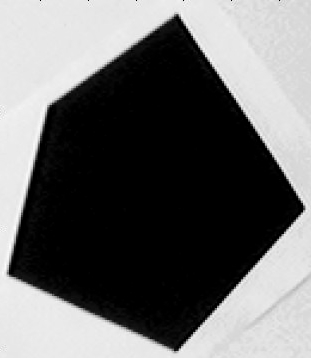
//> input picture Assignment03/HoughLines/HoughPicture.jpg, 311 x 358 px
$ ./main   (built with g++ and OpenCV 4)
//> lines starting //> are read from the running program, lines starting //| are printed output that depends on the picture; after the words box and inside, x2 and y2 are one past the last pixel; in counts of white or black regions, pixels touching at a corner belong together
// Assignment 3 - Hough Lines
// Authors: Lars Jaeqx / Minh-Triet Diep
// Original from
// http://docs.opencv.org/2.4/doc/tutorials/imgproc/imgtrans/hough_lines/hough_lines.html

#include <stdio.h>
#include "opencv2/highgui/highgui.hpp"
#include "opencv2/imgproc/imgproc.hpp"

#include <iostream>
#include <string>

using namespace cv;

double rad2deg(double rad) {
    return (rad*(180/M_PI));
}

struct LineThing {
    LineThing(double a_, double b_) : a(a_), b(b_) { }
    double a;
    double b;
};

void help() {
    std::cout << "\nThis program demonstrates line finding with the Hough transform.\n"
            "Usage:\n"
            "./houghlines <image_name>, Default is pic1.jpg\n" << std::endl;
}

bool isAboutEqual(LineThing a, LineThing b) {
    if  ((a.a > b.a - 0.10 && a.a < b.a + 0.10) &&
        (a.b > b.b - 10.0 && a.b < b.b + 10.0)) {
        return true;
    }
    return false;
}

int main(int argc, char** argv) {
    const char* filename = argc >= 2 ? argv[1] : "HoughPicture.jpg";

    Mat src = imread(filename, 0);
//> src is the input picture: 358 rows x 311 cols, CV_8UC1; min 0, max 255, mean 106.7
    if(src.empty()) {
        help();
        std::cout << "can not open " << filename << std::endl;
        return -1;
    }

    Mat dst, cdst;
    Canny(src, dst, 50, 200, 3);
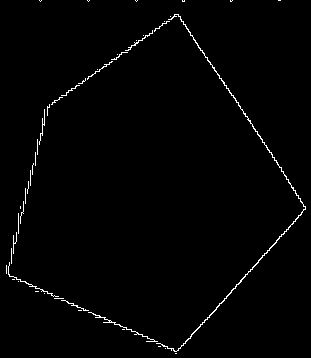
//> dst: 358 rows x 311 cols, CV_8UC1; 1.3% white in thin lines or dots
    cvtColor(dst, cdst, CV_GRAY2BGR);
//> cdst: 358 rows x 311 cols, CV_8UC3; 1.3% white in thin lines or dots
    GaussianBlur( cdst, cdst, Size(9,9), 2, 2 );
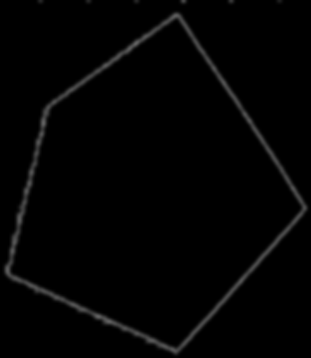
//> cdst: 358 rows x 311 cols, CV_8UC3; min 0, max 98, mean 3.2

    std::vector<Vec4i> lines;
    HoughLinesP(dst, lines, 1, CV_PI/180.0, 50, 50, 10 );
//> lines = 10 lines (x1, y1, x2, y2), first 8: [178, 14, 281, 167], [175, 353, 305, 209], [9, 275, 157, 341], [65, 95, 177, 14], [9, 276, 176, 351], [176, 14, 300, 198], [44, 109, 175, 14], [6, 273, 47, 108]

    std::vector<LineThing> lineThings;

    // We use HoughLinesP to make OpenCV detect line pieces. This results in multiple lines
    // however, so we need to find out if the line pieces are on the line.
    for( size_t i = 0; i < lines.size(); i++ ) {
        Vec4i l = lines[i];
        line( cdst, Point(l[0], l[1]), Point(l[2], l[3]), Scalar(0,0,255), 1, CV_AA);

        double x1 = lines[i][0];
        double y1 = lines[i][1];
        double x2 = lines[i][2];
        double y2 = lines[i][3];

        double a = (y2-y1)/(x2-x1);
        double b = y2 - (a * x2);

        lineThings.push_back(LineThing(a, b));
    }
//> this loop made 10 passes
//> (x1, y1, x2, y2, a, b) on passes 1 to 10: (178, 14, 281, 167, 1.49, -250.4), (175, 353, 305, 209, -1.11, 546.8), (9, 275, 157, 341, 0.446, 271), (65, 95, 177, 14, -0.723, 142), (9, 276, 176, 351, 0.449, 272), (176, 14, 300, 198, 1.48, -247.2), (44, 109, 175, 14, -0.725, 140.9), (6, 273, 47, 108, -4.02, 297.1), (8, 272, 49, 104, -4.1, 304.8), (176, 353, 301, 214, -1.11, 548.7)
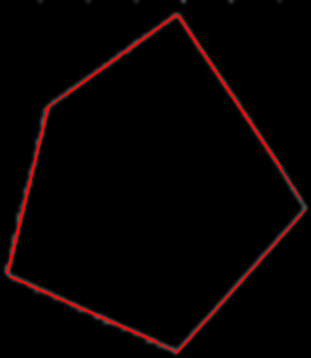
//> cdst: 358 rows x 311 cols, CV_8UC3; 3.02% of pixels changed, all inside (x1, y1, x2, y2) = (5, 13, 307, 355)

    printf("LineThings: %d\n", (int)lineThings.size());
//| LineThings: 10

    // We make a new vector with lines that occur just once. This is FinalLines.
    std::vector<int> okayIndexes;
    for ( int i = 0; i < lineThings.size(); i++ ) {
        for (int j = 0; j < lineThings.size(); j++) {
            if (i == j) continue;
            if (isAboutEqual(lineThings[i], lineThings[j])) {
                if (std::find(okayIndexes.begin(), okayIndexes.end(), i) == okayIndexes.end() &&
                    std::find(okayIndexes.begin(), okayIndexes.end(), j) == okayIndexes.end()) {
                    okayIndexes.push_back(i);
                }
            }
        }
    }
//> this loop made 10 passes
//> after the loop, okayIndexes = [0, 1, 2, 3, 7]

    printf("okayIndexes: %d\n", (int)okayIndexes.size());
//| okayIndexes: 5

    std::vector<LineThing> finalLines;
    for (int i = 0; i < okayIndexes.size(); i++) {
        finalLines.push_back(lineThings[okayIndexes[i]]);
    }
//> this loop made 5 passes

    // We print the line formulas for the final lines
    for (int i = 0; i < finalLines.size(); i++) {
        printf("Line %d\n", i);
        printf("y = %lfx + %lf\n", finalLines[i].a, finalLines[i].b);
    }

    std::vector<Vec2i> finalLineVectors;
    // And then we draw them.
    for( size_t i = 0; i < finalLines.size(); i++ ) {
        LineThing l = finalLines[i];
        // y = a*x+b
        double y1 = l.a*0.0+l.b;
        double y2 = l.a*cdst.cols+l.b;

        line( cdst, Point(0, (int)y1), Point(cdst.cols, (int)y2), Scalar(255,0,0), 1, CV_AA);
        finalLineVectors.push_back(Vec2i(cdst.cols-0, (int)y2-(int)y1));
    }
//> this loop made 5 passes
//> (y1, y2) on passes 1 to 5: (-250.4, 211.6), (546.8, 202.4), (271, 409.7), (142, -82.91), (297.1, -954.4)
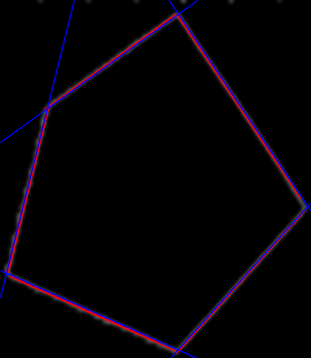
//> cdst: 358 rows x 311 cols, CV_8UC3; 2.82% of pixels changed, all inside (x1, y1, x2, y2) = (0, 0, 311, 358)

    // We now calculate the intersections of the lines (within the window).
    std::vector<Point> intersects;
    std::vector<double> angles;
    for (int i = 0; i < finalLines.size(); i++) {
        for (int j = 0; j < finalLines.size(); j++) {
            if (i == j) continue;
            double x = (finalLines[j].b - finalLines[i].b)/(finalLines[i].a - finalLines[j].a);
            double y = (finalLines[i].a*x + finalLines[i].b);
            if (x > 0.0 && x < (double)cdst.cols && y > 0.0 && y < (double)cdst.rows) {
                if (std::find(intersects.begin(), intersects.end(), Point(x, y)) == intersects.end()) {
                    intersects.push_back(Point(x, y));
                    circle(cdst , Point(x, y), 10, Scalar(0, 255, 0), 1, 8, 0);
                }
                // dot product of two vectors
                double numerator = finalLineVectors[i][0] * finalLineVectors[j][0] +finalLineVectors[i][1] * finalLineVectors[j][1];
                double denominator = sqrt(pow(finalLineVectors[i][0], 2)+pow(finalLineVectors[i][1], 2)) * sqrt(pow(finalLineVectors[j][0], 2)+pow(finalLineVectors[j][1], 2));
                double angle = acos(numerator/denominator);
                if (std::find(angles.begin(), angles.end(), angle) == angles.end()) {
                    angles.push_back(angle);
                }
            }
        }
    }
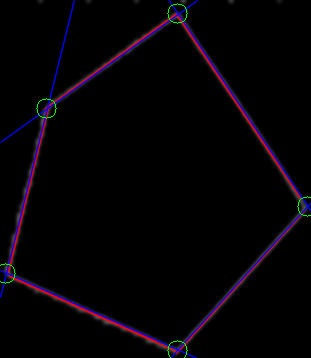
//> cdst: 358 rows x 311 cols, CV_8UC3; 0.21% of pixels changed, all inside (x1, y1, x2, y2) = (0, 3, 311, 358)
//> after the loop, intersects = 5 Points (x, y): [307, 206], [177, 13], [177, 350], [5, 273], [46, 108]; angles = [1.81, 1.6, 1.26, 1.75, 0.703]

    printf("We have %lu intersections\n", intersects.size());
//| We have 5 intersections

    for (int i = 0; i < intersects.size(); i++) {
        printf("P%d:\n", i);
        printf("\tx: %d\n", intersects[i].x);
        printf("\ty: %d\n", intersects[i].y);

        double angle1 = rad2deg(angles[i]);
        double angle2 = 180.0 - angle1;

        // We can't know which directions the vectors need to be,
        // so we just give both angles.
        printf("\tangle: %.2lf° or %.2lf°\n", angle1, angle2);

        char intersectTag[64];
        sprintf(intersectTag, "%d", i);
        int baseline = 1;
        Size size = getTextSize(intersectTag, FONT_HERSHEY_SIMPLEX, 0.5, 1, &baseline);

        bool flip = false;
        if (intersects[i].x + size.width >= cdst.cols) {
            flip = true;
        }

        putText(cdst, intersectTag, intersects[i], FONT_HERSHEY_SIMPLEX, 0.5, Scalar(255,255,255), 1, CV_AA, flip);
    }
//> this loop made 5 passes
//> (angle1, angle2) on passes 1 to 5: (103.9, 76.12), (91.76, 88.24), (71.97, 108), (100.1, 79.88), (40.28, 139.7)
//| P0:
//| 	x: 307
//| 	y: 206
//| 	angle: 103.88° or 76.12°
//> (the first 4 of 20 printed lines)
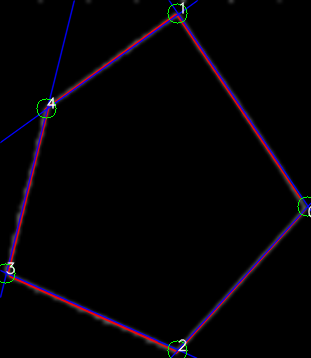
//> cdst: 358 rows x 311 cols, CV_8UC3; mean B, G, R 5.5, 2.5, 4.9

    imshow("source", src);
    imshow("detected lines", cdst);
    imwrite("./hough_res.png", cdst);

    waitKey();

    return 0;
}
